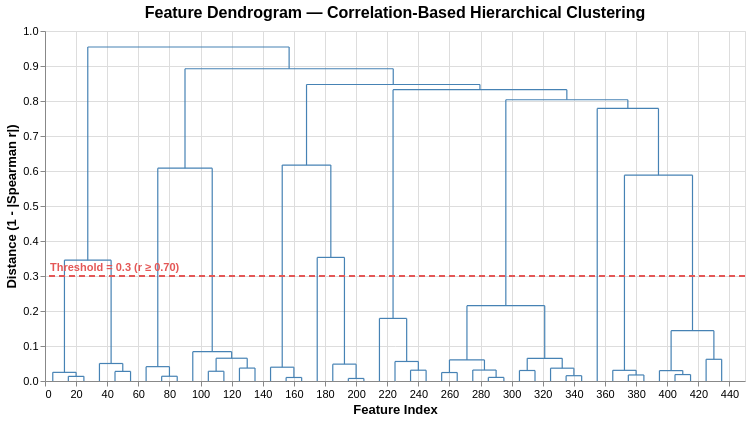

Here is the notebook cell this chart was saved with:
### Code cell
# Visualization: Feature Dendrogram 
def plot_feature_dendrogram(linkage_matrix, feature_cols, distance_threshold=distance_threshold):
    # Convert scipy linkage to plottable dendrogram data
    dend = dendrogram(linkage_matrix, labels=feature_cols, no_plot=True)

    # Extract dendrogram segments for Altair
    segments = []
    for i, (icoord, dcoord) in enumerate(zip(dend['icoord'], dend['dcoord'])):
        for j in range(len(icoord)-1):
            segments.append({
                'x0': icoord[j], 'y0': dcoord[j],
                'x1': icoord[j+1], 'y1': dcoord[j+1],
                'segment_id': i
            })

    seg_df = pd.DataFrame(segments)

    # Threshold line data
    threshold_df = pd.DataFrame({
        'y': [distance_threshold],
        'label': [f'Threshold = {distance_threshold} (r ≥ {1 - distance_threshold:.2f})']
    })

    # Dendrogram plot
    dendro_base = alt.Chart(seg_df).mark_line(color='steelblue', strokeWidth=1.2)
    dendro_lines = dendro_base.encode(
        x=alt.X('x0:Q', title='Feature Index'),
        x2='x1:Q',
        y=alt.Y('y0:Q', title='Distance (1 - |Spearman r|)', scale=alt.Scale(zero=True)),
        y2='y1:Q',
        detail='segment_id:N'
    )

    threshold_line = alt.Chart(threshold_df).mark_rule(
        color='#E45756', strokeDash=[6, 4], strokeWidth=2
    ).encode(
        y='y:Q',
        tooltip=[alt.Tooltip('label:N', title='Cut Threshold')]
    )

    threshold_label = alt.Chart(threshold_df).mark_text(
        align='left', dx=5, dy=-8, fontSize=11, fontWeight='bold', color='#E45756'
    ).encode(
        x=alt.value(0),
        y='y:Q',
        text='label:N'
    )

    dendro_chart = (dendro_lines + threshold_line + threshold_label).properties(
        title='Feature Dendrogram — Correlation-Based Hierarchical Clustering',
        width=700,
        height=350
    ).configure_axis(
        labelFontSize=11,
        titleFontSize=13
    ).configure_title(
        fontSize=16
    )

    return dendro_chart

dendro_chart = plot_feature_dendrogram(linkage_matrix, feature_cols, distance_threshold)
dendro_chart

### Figure 1 — Vega-Lite specification as saved in the notebook (floating-point values rounded to 4 significant figures; data arrays with more than 128 entries replaced by an {"elided": "..."} marker saying what was removed)
{"config": {"view": {"continuousWidth": 300, "continuousHeight": 300}, "axis": {"labelFontSize": 11, "titleFontSize": 13}, "title": {"fontSize": 16}}, "layer": [{"data": {"name": "data-f177d6d35530a7fe231eb1c9ecfe58d2"}, "mark": {"type": "line", "color": "steelblue", "strokeWidth": 1.2}, "encoding": {"detail": {"field": "segment_id", "type": "nominal"}, "x": {"field": "x0", "title": "Feature Index", "type": "quantitative"}, "x2": {"field": "x1"}, "y": {"field": "y0", "scale": {"zero": true}, "title": "Distance (1 - |Spearman r|)", "type": "quantitative"}, "y2": {"field": "y1"}}}, {"data": {"name": "data-83878a6f7b3839230277bb8b2e24ca6f"}, "mark": {"type": "rule", "color": "#E45756", "strokeDash": [6, 4], "strokeWidth": 2}, "encoding": {"tooltip": [{"field": "label", "title": "Cut Threshold", "type": "nominal"}], "y": {"field": "y", "type": "quantitative"}}}, {"data": {"name": "data-83878a6f7b3839230277bb8b2e24ca6f"}, "mark": {"type": "text", "align": "left", "color": "#E45756", "dx": 5, "dy": -8, "fontSize": 11, "fontWeight": "bold"}, "encoding": {"text": {"field": "label", "type": "nominal"}, "x": {"value": 0}, "y": {"field": "y", "type": "quantitative"}}}], "height": 350, "title": "Feature Dendrogram — Correlation-Based Hierarchical Clustering", "width": 700, "$schema": "https://vega.github.io/schema/vega-lite/v6.1.0.json", "datasets": {"data-f177d6d35530a7fe231eb1c9ecfe58d2": {"elided": "129 records"}, "data-83878a6f7b3839230277bb8b2e24ca6f": [{"y": 0.3, "label": "Threshold = 0.3 (r ≥ 0.70)"}]}}
